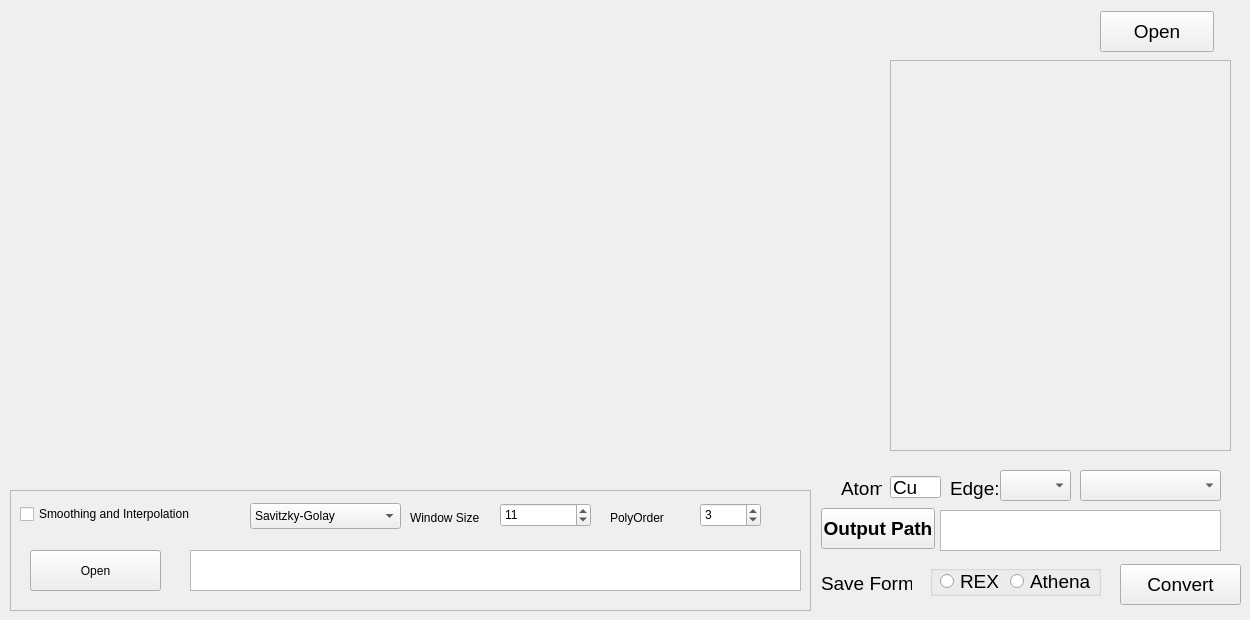
      <widget class="QWidget" name="tab_3">
       <attribute name="title">
        <string>Transmission&amp;Fluorescense</string>
       </attribute>
       <widget class="QWidget" name="widget_4" native="true">
        <property name="geometry">
         <rect>
          <x>30</x>
          <y>30</y>
          <width>781</width>
          <height>441</height>
         </rect>
        </property>
        <property name="font">
         <font>
          <pointsize>14</pointsize>
         </font>
        </property>
       </widget>
       <widget class="QLabel" name="label_8">
        <property name="geometry">
         <rect>
          <x>841</x>
          <y>478</y>
          <width>41</width>
          <height>21</height>
         </rect>
        </property>
        <property name="font">
         <font>
          <family>Arial</family>
          <pointsize>14</pointsize>
         </font>
        </property>
        <property name="text">
         <string>Atom:</string>
        </property>
       </widget>
       <widget class="QLabel" name="label_9">
        <property name="geometry">
         <rect>
          <x>950</x>
          <y>478</y>
          <width>51</width>
          <height>21</height>
         </rect>
        </property>
        <property name="font">
         <font>
          <family>Arial</family>
          <pointsize>14</pointsize>
         </font>
        </property>
        <property name="text">
         <string>Edge:</string>
        </property>
       </widget>
       <widget class="QComboBox" name="comboBox_5">
        <property name="geometry">
         <rect>
          <x>1000</x>
          <y>470</y>
          <width>71</width>
          <height>31</height>
         </rect>
        </property>
        <property name="font">
         <font>
          <pointsize>14</pointsize>
         </font>
        </property>
       </widget>
       <widget class="QLineEdit" name="lineEdit_3">
        <property name="geometry">
         <rect>
          <x>890</x>
          <y>476</y>
          <width>51</width>
          <height>22</height>
         </rect>
        </property>
        <property name="font">
         <font>
          <pointsize>14</pointsize>
         </font>
        </property>
        <property name="text">
         <string>Cu</string>
        </property>
       </widget>
       <widget class="QScrollArea" name="scrollArea_3">
        <property name="geometry">
         <rect>
          <x>890</x>
          <y>60</y>
          <width>341</width>
          <height>391</height>
         </rect>
        </property>
        <property name="font">
         <font>
          <pointsize>14</pointsize>
         </font>
        </property>
        <property name="widgetResizable">
         <bool>true</bool>
        </property>
        <widget class="QWidget" name="scrollAreaWidgetContents_3">
         <property name="geometry">
          <rect>
           <x>0</x>
           <y>0</y>
           <width>339</width>
           <height>389</height>
          </rect>
         </property>
        </widget>
       </widget>
       <widget class="QPushButton" name="pushButton_9">
        <property name="geometry">
         <rect>
          <x>1100</x>
          <y>11</y>
          <width>114</width>
          <height>41</height>
         </rect>
        </property>
        <property name="font">
         <font>
          <family>Arial</family>
          <pointsize>14</pointsize>
         </font>
        </property>
        <property name="text">
         <string>Open</string>
        </property>
       </widget>
       <widget class="QTextBrowser" name="textBrowser_3">
        <property name="geometry">
         <rect>
          <x>940</x>
          <y>510</y>
          <width>281</width>
          <height>41</height>
         </rect>
        </property>
        <property name="font">
         <font>
          <pointsize>14</pointsize>
         </font>
        </property>
       </widget>
       <widget class="QPushButton" name="pushButton_10">
        <property name="geometry">
         <rect>
          <x>821</x>
          <y>508</y>
          <width>114</width>
          <height>41</height>
         </rect>
        </property>
        <property name="font">
         <font>
          <family>Arial</family>
          <pointsize>14</pointsize>
          <weight>75</weight>
          <bold>true</bold>
         </font>
        </property>
        <property name="text">
         <string>Output Path</string>
        </property>
       </widget>
       <widget class="QPushButton" name="pushButton_11">
        <property name="geometry">
         <rect>
          <x>1120</x>
          <y>564</y>
          <width>121</width>
          <height>41</height>
         </rect>
        </property>
        <property name="font">
         <font>
          <family>Arial</family>
          <pointsize>14</pointsize>
         </font>
        </property>
        <property name="text">
         <string>Convert</string>
        </property>
       </widget>
       <widget class="QComboBox" name="comboBox_6">
        <property name="geometry">
         <rect>
          <x>1080</x>
          <y>470</y>
          <width>141</width>
          <height>31</height>
         </rect>
        </property>
        <property name="font">
         <font>
          <pointsize>14</pointsize>
         </font>
        </property>
       </widget>
       <widget class="QGroupBox" name="groupBox_4">
        <property name="geometry">
         <rect>
          <x>930</x>
          <y>565</y>
          <width>171</width>
          <height>31</height>
         </rect>
        </property>
        <property name="font">
         <font>
          <pointsize>14</pointsize>
         </font>
        </property>
        <property name="title">
         <string/>
        </property>
        <widget class="QRadioButton" name="radioButton_5">
         <property name="geometry">
          <rect>
           <x>10</x>
           <y>6</y>
           <width>61</width>
           <height>20</height>
          </rect>
         </property>
         <property name="font">
          <font>
           <pointsize>14</pointsize>
          </font>
         </property>
         <property name="text">
          <string>REX</string>
         </property>
        </widget>
        <widget class="QRadioButton" name="radioButton_6">
         <property name="geometry">
          <rect>
           <x>80</x>
           <y>6</y>
           <width>81</width>
           <height>20</height>
          </rect>
         </property>
         <property name="font">
          <font>
           <pointsize>14</pointsize>
          </font>
         </property>
         <property name="text">
          <string>Athena</string>
         </property>
        </widget>
       </widget>
       <widget class="QLabel" name="label_12">
        <property name="geometry">
         <rect>
          <x>821</x>
          <y>573</y>
          <width>91</width>
          <height>20</height>
         </rect>
        </property>
        <property name="font">
         <font>
          <pointsize>14</pointsize>
         </font>
        </property>
        <property name="text">
         <string>Save Format</string>
        </property>
       </widget>
       <widget class="QFrame" name="frame_4">
        <property name="geometry">
         <rect>
          <x>10</x>
          <y>490</y>
          <width>801</width>
          <height>121</height>
         </rect>
        </property>
        <property name="frameShape">
         <enum>QFrame::StyledPanel</enum>
        </property>
        <property name="frameShadow">
         <enum>QFrame::Raised</enum>
        </property>
        <widget class="QCheckBox" name="checkBox_3">
         <property name="geometry">
          <rect>
           <x>10</x>
           <y>15</y>
           <width>201</width>
           <height>18</height>
          </rect>
         </property>
         <property name="text">
          <string>Smoothing and Interpolation</string>
         </property>
        </widget>
        <widget class="QTextBrowser" name="textBrowser_5">
         <property name="geometry">
          <rect>
           <x>180</x>
           <y>60</y>
           <width>611</width>
           <height>41</height>
          </rect>
         </property>
        </widget>
        <widget class="QPushButton" name="pushButton_22">
         <property name="geometry">
          <rect>
           <x>20</x>
           <y>60</y>
           <width>131</width>
           <height>41</height>
          </rect>
         </property>
         <property name="text">
          <string>Open</string>
         </property>
        </widget>
        <widget class="QSpinBox" name="spinBox">
         <property name="geometry">
          <rect>
           <x>490</x>
           <y>13</y>
           <width>91</width>
           <height>24</height>
          </rect>
         </property>
         <property name="maximum">
          <number>300</number>
         </property>
         <property name="value">
          <number>11</number>
         </property>
        </widget>
        <widget class="QSpinBox" name="spinBox_2">
         <property name="geometry">
          <rect>
           <x>690</x>
           <y>13</y>
           <width>61</width>
           <height>24</height>
          </rect>
         </property>
         <property name="maximum">
          <number>10</number>
         </property>
         <property name="value">
          <number>3</number>
         </property>
        </widget>
        <widget class="QComboBox" name="comboBox_7">
         <property name="geometry">
          <rect>
           <x>240</x>
           <y>13</y>
           <width>151</width>
           <height>26</height>
          </rect>
         </property>
         <item>
          <property name="text">
           <string>Savitzky-Golay</string>
          </property>
         </item>
        </widget>
        <widget class="QLabel" name="label_34">
         <property name="geometry">
          <rect>
           <x>400</x>
           <y>20</y>
           <width>81</width>
           <height>16</height>
          </rect>
         </property>
         <property name="text">
          <string>Window Size</string>
         </property>
        </widget>
        <widget class="QLabel" name="label_36">
         <property name="geometry">
          <rect>
           <x>600</x>
           <y>20</y>
           <width>71</width>
           <height>16</height>
          </rect>
         </property>
         <property name="text">
          <string>PolyOrder</string>
         </property>
        </widget>
       </widget>
      </widget>
